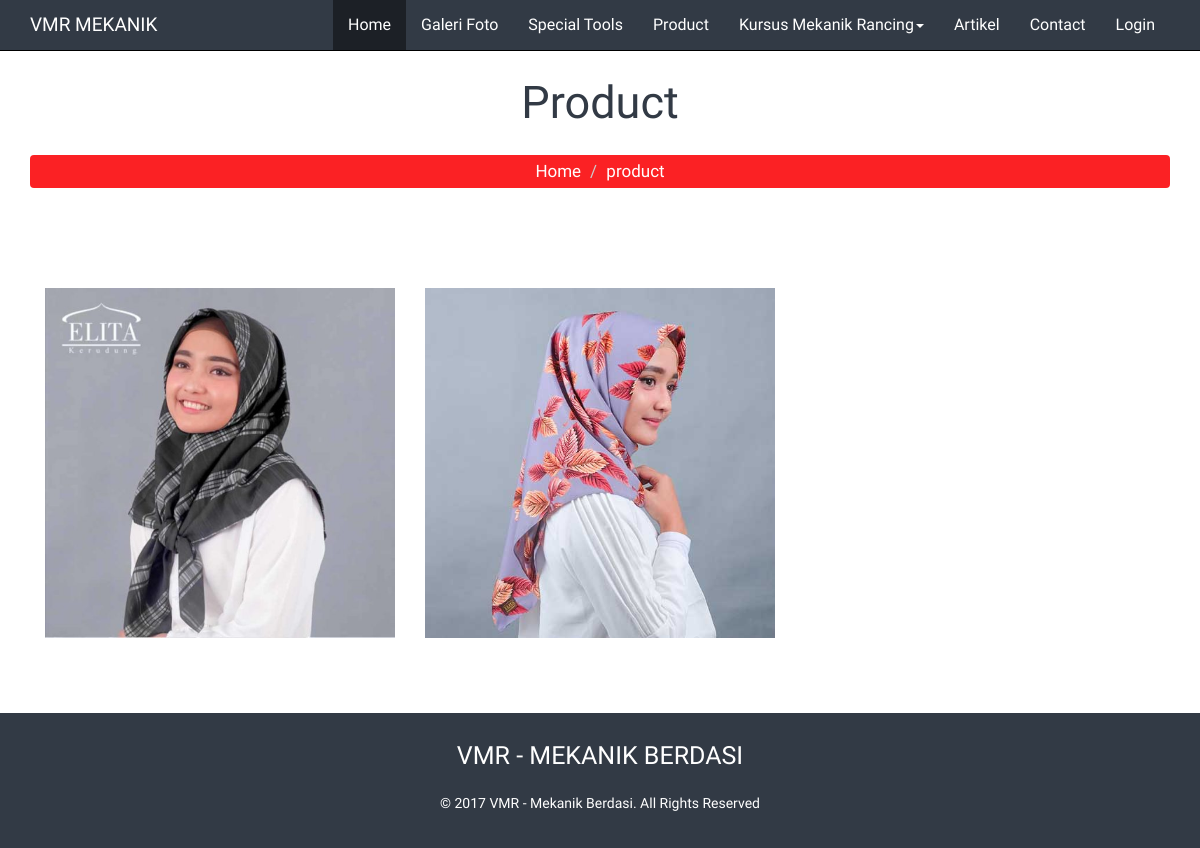
The app's page /product.html, older data.
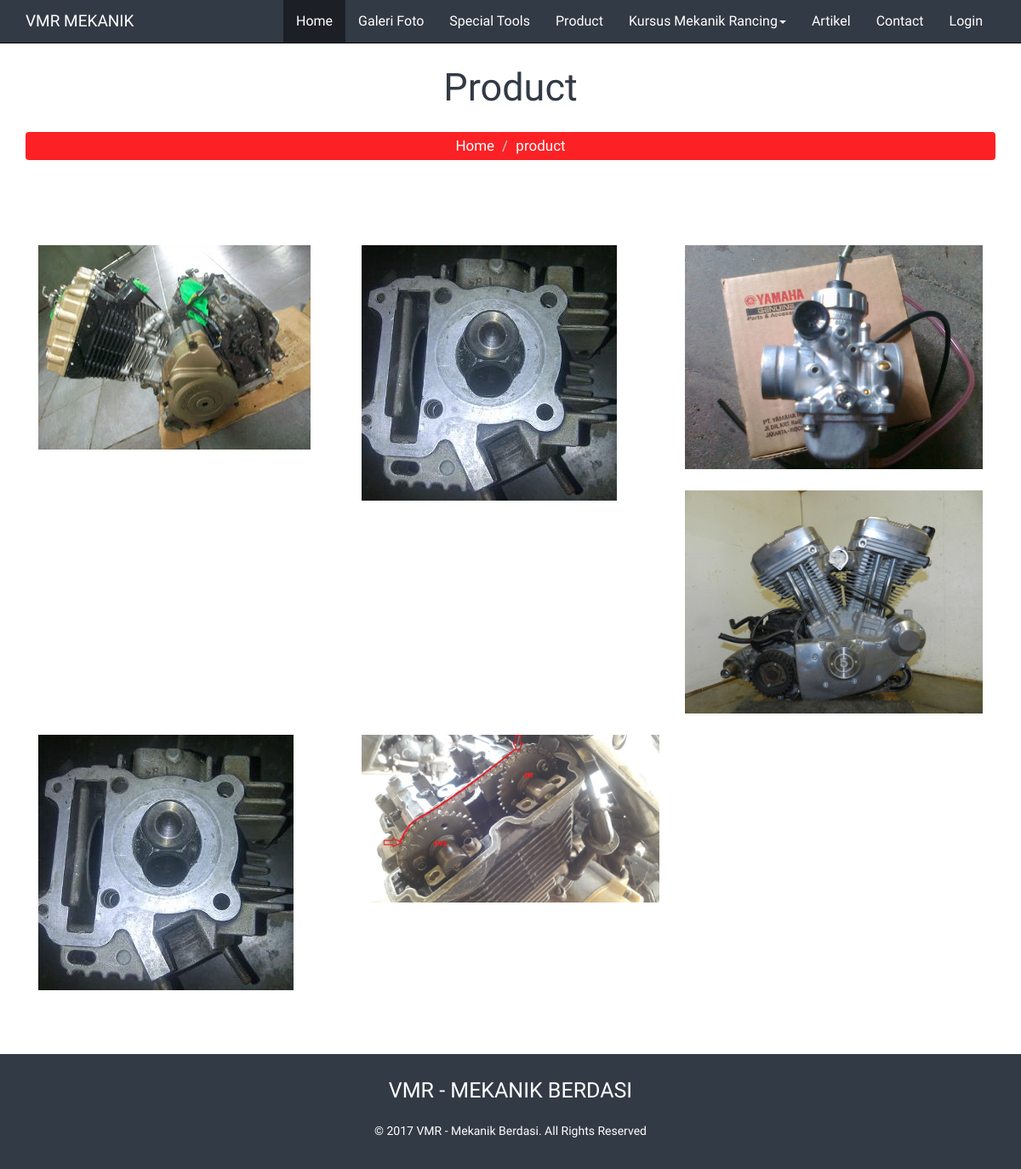
The same page, newer data.
### tables this page shows
CREATE TABLE `product` (
  `product_id` int(10) UNSIGNED NOT NULL,
  `product_name` varchar(100) DEFAULT NULL,
  `product_price` int(11) DEFAULT NULL,
  `product_desc` text,
  `product_images` text,
  `product_stock` int(11) DEFAULT NULL,
  `product_date` datetime DEFAULT NULL,
  `category_id` int(11) DEFAULT NULL
);

### product.php (the view, shortened to what this page needs)
<section class="inner-w3ls">
    <div class="container">
		<h3 class="text-center" data-aos="zoom-in">Product</h3>
        <div class="row">
            <div class="col-lg-12">
                <ol class="breadcrumb" data-aos="zoom-in">
                    <li><a href="index.html">Home</a>
                    </li>
                    <li class="active">product</li>
                </ol>
            </div>
        </div>
	</div>
</section>
<section class="team-w3layouts">
	<div class="container">
        <?php
        $sqlProduct = mysql_query("SELECT * FROM product ORDER BY product_id");
        while($dataProduct = mysql_fetch_array($sqlProduct)){
        	?>
        <div class="col-md-4 col-sm-6 col-xs-6 text-center team-wthree" data-aos="zoom-in">
            <div class="grid cs-style-4">
				<div>
					<figure>
						<div><img src="images/product/<?php echo $dataProduct['product_images'] ?>" alt="img05"></div>
					</figure>
				</div>
			</div>
        </div>
        <?php  } ?>
    </div>
</section>

### index.php (shortened to what this page needs)
<!DOCTYPE html>
<html>
<head>
<link href="css/bootstrap.min.css" rel="stylesheet" type="text/css" media="all" />
<link href="css/font-awesome.min.css" rel="stylesheet" type="text/css" media="all" />
<link href='css/aos.css' rel='stylesheet prefetch' type="text/css" media="all" />
<link href="css/jquery.mb.thumbgallery.min.css" rel="stylesheet" type="text/css" media="all" />
<link href="css/info.css" rel="stylesheet" type="text/css" media="all" />
<link href="css/banner.css" rel="stylesheet" type="text/css" media="all" />
<link href="css/style.css" rel="stylesheet" type="text/css" media="all" />
</head>
<body>
<nav class="navbar navbar-default navbar-fixed-top">
    <div class="container">
        <div class="navbar-header">
			<a class="navbar-brand" href="index.html"><h1 style="font-size: 19px;">VMR Mekanik</h1></a>
        </div>
        <div id="navbar" class="navbar-collapse collapse">
        	<ul class="nav navbar-nav slide-nav">
				<li class="active current"><a href="index.html">Home</a></li>
				<li><a href="galeri-foto.html">Galeri Foto</a></li>
				<li><a href="special-tools.html">Special Tools</a></li>
				<li><a href="product.html">Product</a></li>
				<li class="dropdown">
					<a href="#" class="dropdown-toggle" data-toggle="dropdown">Kursus Mekanik Rancing<b class="caret"></b></a>
				</li>
				<li><a href="artikel.html">Artikel</a></li>
				<li><a href="contact.html">Contact</a></li>
				<?php if(empty($_SESSION['member_id'])){ ?>
				<li><a href="login.html">Login</a></li>
				<?php }else{ ?>
					<li><a href="member-area.html">Akun</a></li>
				<?php } ?>
			</ul>
        </div>
    </div>
</nav>
<?php
		if (isset($_GET['hal']) && strlen($_GET['hal']) > 0) {
			$hal = str_replace(".", "/", $_GET['hal']) . ".php";
		} else {
			$hal = "home.php";
		}
		if (file_exists($hal)) {
			include($hal);
		} else {
			include("home.php");
		}
?>
<section class="last-w3layouts">
	<div class="container">
		<a href="index.html" class="bottom-agile"><h2 class="text-center">VMR - Mekanik Berdasi</h2></a>
		<p class="text-center">&copy; 2017 VMR - Mekanik Berdasi. All Rights Reserved </p>
	</div>
</section>
</body>
</html>

### css/style.css (style rules this page uses)
body { padding:0; margin:0; background:#FFF; }
body a { transition:0.5s all; -webkit-transition:0.5s all; -moz-transition:0.5s all; -o-transition:0.5s all; -ms-transition:0.5s all; }
h1,h2,h3,h4,h5,h6 { margin:0; padding:0; }
p { margin:0; }
ul { margin:0; padding:0; }
html * { -webkit-font-smoothing: antialiased; -moz-osx-font-smoothing: grayscale; }
ol, ul { list-style: none; }
*, *::after, *::before { -webkit-box-sizing: border-box; -moz-box-sizing: border-box; box-sizing: border-box; }
html, body, div, span, applet, object, iframe, h1, h2, h3, h4, h5, h6, p, blockquote, pre, a, abbr, acronym, address, big, cite, code, del, dfn, em, img, ins, kbd, q, s, samp, small, strike, strong, sub, sup, tt, var, b, u, i, center, dl, dt, dd, ol, ul, li, fieldset, form, label, legend, table, caption, tbody, tfoot, thead, tr, th, td, article, aside, canvas, details, embed, figure, figcaption, footer, header, hgroup, menu, nav, output, ruby, section, summary, time, mark, audio, video { margin: 0; padding: 0; border: 0; font-size: 100%; font: inherit; vertical-align: baseline; }
article, aside, details, figcaption, figure, footer, header, hgroup, menu, nav, section { display: block; }
body { line-height: 1; }
body { font-family: 'Comfortaa', cursive; color:#000; font-weight:100; }
.navbar-default { background-color: #323A45; border-color:#000000; }
a.navbar-brand h1 { font-size:25px; font-weight:normal; text-transform: uppercase; color:#fff; font-family: 'Michroma', sans-serif; }
.navbar-default .navbar-nav>.active>a, .navbar-default .navbar-nav>.active>a:focus, .navbar-default .navbar-nav>.active>a:hover { color: #fff; background-color: rgba(0, 0, 0, 0.45); }
.navbar-default .navbar-nav>li>a { color: #fff; font-size:16px; font-weight:200; }
section.last-w3layouts { margin:0; padding:30px 0; background-color: #323A45; text-align:center; }
a.bottom-agile { display: inline-block; text-decoration: none; }
section.last-w3layouts h2.text-center { color: #fff; font-size: 25px; font-weight: normal; text-transform: uppercase; padding-bottom: 20px; font-family: 'Michroma', sans-serif; }
section.last-w3layouts p.text-center { color:#fff; font-size:16px; font-weight:100; line-height:30px; }
section.inner-w3ls { padding:80px 0 50px; }
section.inner-w3ls h3.text-center { font-size:45px; font-weight:normal; color:#323a45; padding-bottom:30px; font-family: 'Michroma', sans-serif; }
section.inner-w3ls .breadcrumb { background-color: #fb2124; text-align:center; margin-bottom:0; }
section.inner-w3ls .breadcrumb li { font-size:17px; }
section.inner-w3ls .breadcrumb li a { color:#fff; text-decoration:none; }
section.inner-w3ls .breadcrumb>.active { color: #fff; }
* { margin:0; padding:0; }
section.about-w3layouts,section.team-w3layouts,section.video-w3ls,section.results-w3ls,section.contact-w3ls { padding:50px 0; }
.grid { padding-bottom:25px; max-width:100%; margin: 0 auto; list-style: none; text-align: center; }
.grid div { display:block; width:100%; margin: 0; padding:0px; text-align: left; position: relative; }
.grid figure { margin: 0; position: relative; }
.grid figure img { max-width: 100%; display: block; position: relative; }
.cs-style-4 div { -webkit-perspective: 1700px; -moz-perspective: 1700px; perspective: 1700px; -webkit-perspective-origin: 0 50%; -moz-perspective-origin: 0 50%; perspective-origin: 0 50%; }
.cs-style-4 figure { -webkit-transform-style: preserve-3d; -moz-transform-style: preserve-3d; transform-style: preserve-3d; }
.cs-style-4 figure > div { overflow: hidden; }
.cs-style-4 figure img { -webkit-transition: -webkit-transform 0.4s; -moz-transition: -moz-transform 0.4s; transition: transform 0.4s; }
@media (max-width:1440px) { section.last-w3layouts p.text-center { font-size:14px; } }

Row changes from the older to the newer data that the page shows:
changed product (number 1 of 6 on the later page): product_images: a different picture
changed product (number 2 of 6 on the later page): product_images: a different picture
added product: product_images (picture)
added product: product_images (picture)
added product: product_images (picture)
added product: product_images (picture)
